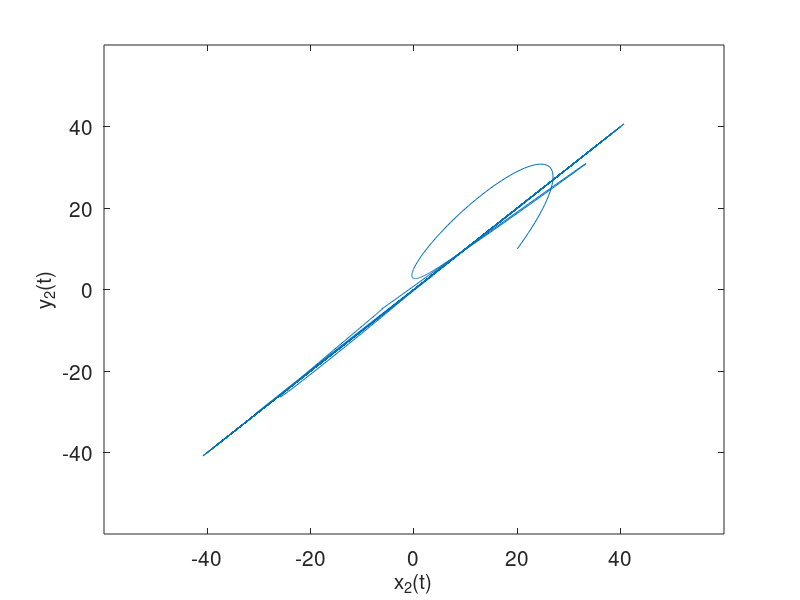

Here is the MATLAB script that generated this plot:
% Program 19c - Synchronization between two Lorenz systems.
% Chapter 19 - Chaos Control and Synchronization.
% Copyright Springer 2023. Stephen Lynch.

% Synchronization (Figure 19.7).

clear; figure;
sigma=16;b=4;r=45.92;
LorenzLorenz=@(t,x)([sigma*(x(2)-x(1));...
    -x(1)*x(3)+r*x(1)-x(2);...
    x(1)*x(2)-b*x(3);...
    -x(1)*x(5)+r*x(1)-x(4);...
    x(1)*x(4)-b*x(5)]);
options = odeset('RelTol',1e-6,'AbsTol',1e-6);
[t,xa]=ode45(LorenzLorenz,[0 100],[15 20 30 10 20],options);
plot(xa(:,2),xa(:,4));
fsize=15;
set(gca,'XTick',-40:20:40,'FontSize',fsize);
set(gca,'YTick',-40:20:40,'FontSize',fsize);
xlabel('x_2(t)','FontSize',fsize);
ylabel('y_2(t)','FontSize',fsize);

% End of Program 19c.